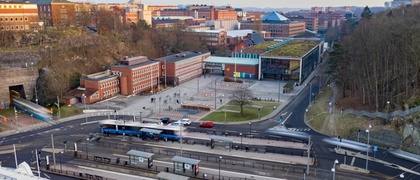
%> input picture lab1/chalmersplatsen.jpg, 420 x 180 px, shrunk from 1920 x 823 before the run
$ octave TMS016_lab1.m   (GNU Octave 9; MATLAB toolbox functions it lacks are replaced by stand-ins)
%> lines starting %> are read from the running program, lines starting %| are printed output that depends on the picture; in (x1, y1, x2, y2) boxes, pixels count from 0 and x2, y2 are one past the last pixel; in counts of white or black regions, pixels touching at a corner belong together; the program's own positions count from 1
%--------------------------
% Load image and colo
%--------------------------
x = imread('chalmersplatsen.jpg');
%> x is the input picture: size 180x420x3 uint8; mean R, G, B 105.5, 98.9, 100.9
[m,n,d] = size(x);% m,n is # of pixels, d is color componets.
%> m = 180; n = 420; d = 3
x = double(x)/255;
%> x: size 180x420x3 double

% Red channel
figure;
imagesc(x(:,:,1));
colormap hot; % built in color map.
colorbar;
axis image;

% Green channel
figure;
imagesc(x(:,:,2));
colormap summer;
colorbar;
axis image;
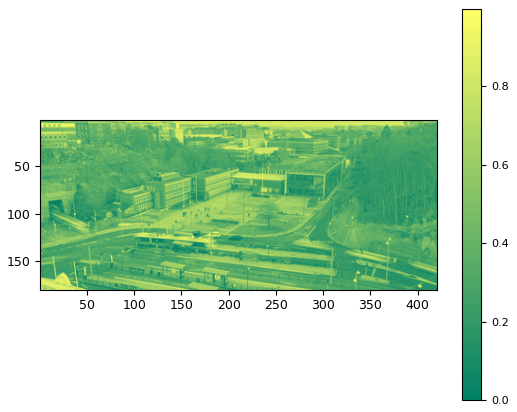
%> figure redrawn from the program's plot data

% Blue channel
figure;
imagesc(x(:,:,3));
colormap winter;
colorbar;
axis image
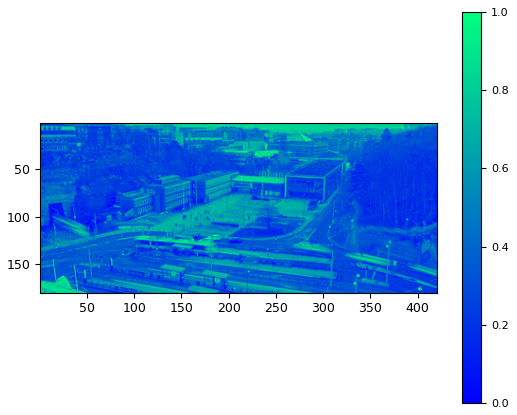
%> figure redrawn from the program's plot data

% [13 lines of commented-out code are left out]


%%
%--------------------------
% Color manipulations
%--------------------------

x_new = x(:,:,[2 1 3]);
imshow(x_new);

figure;
y1 = mean(x,3);
y2 = rgb2gray(x);
imshow(y1);

figure;
subplot(1,3,1); imagesc(y1); title('Average Gray'); axis image; colormap gray;
subplot(1,3,2); imagesc(y2); title('rgb2gray'); axis image; colormap gray;
subplot(1,3,3); imagesc(abs(y1 - y2)); title('Difference'); axis image; colormap gray;
%> after `colormap gray`:
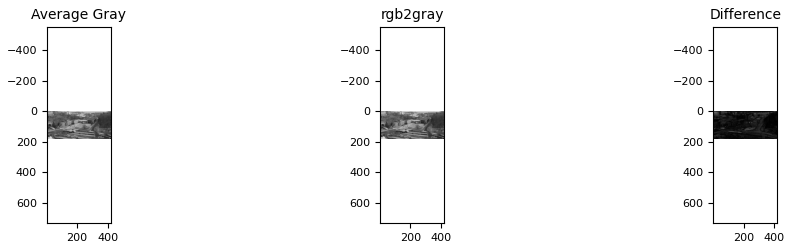
%> figure redrawn from the program's plot data, 3 panels

figure;
imhist(y2);title('Distribution of pixel values ');
%> after `title('Distribution of pixel values ')`:
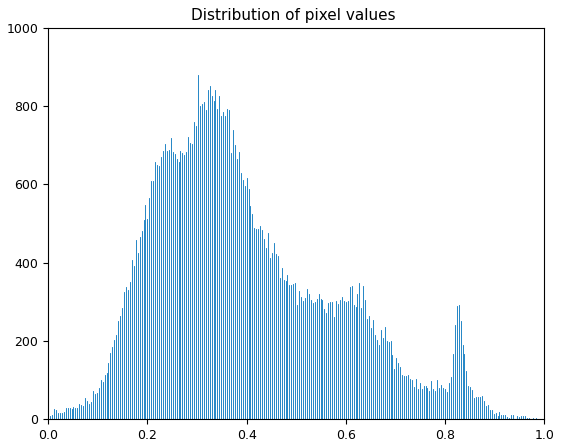
%> figure redrawn from the program's plot data; highest point at x = 0.302, y = 879

%%
%--------------------------
% Intensity-free representation
%--------------------------

% Simple method
%  G / (R + G + B)
figure;
relativeGreen = x(:,:,2) ./ (x(:,:,1) + x(:,:,2) + x(:,:,3));
imagesc(relativeGreen); colormap(summer); colorbar;title('Green Relative Value');

% R / (R + G + B)
figure;
relativeRed = x(:,:,1)./ (x(:,:,1) + x(:,:,2) + x(:,:,3));
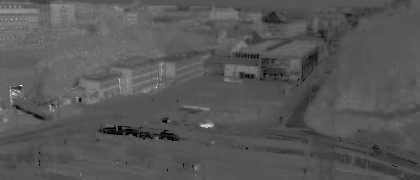
%> relativeRed: size 180x420 double; min 0, max 1, mean 0.342
imagesc(relativeRed); colormap(hot); colorbar;title('Red Relative Value');

% B / (R + G + B)
figure;
relativeBlue = x(:,:,3)./ (x(:,:,1) + x(:,:,2) + x(:,:,3));
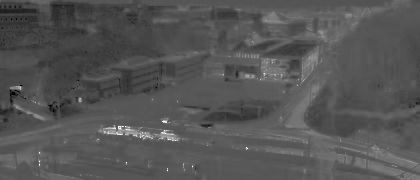
%> relativeBlue: size 180x420 double; min 0, max 1, mean 0.335
imagesc(relativeBlue); colormap(winter); colorbar;title('Blue Relative Value');

%%
% Using LAB color space
lab = rgb2lab(x);
%> lab: size 180x420x3 double; mean of channels 1, 2, 3 42.1, 3.7, 0
subplot(1,3,1); imagesc(lab(:,:,1)); title('L - Lightness'); colorbar;axis image;
subplot(1,3,2); imagesc(lab(:,:,2)); title('A - Green <-> Red'); colorbar;axis image;
subplot(1,3,3); imagesc(lab(:,:,3)); title('B - Blue <-> Yellow'); colorbar;axis image;
%%
%--------------------------
% K = 4  classfication
%--------------------------

xrel = zeros(size(lab));
for i = 1:3 % normalization
    xi = lab(:,:,i);
    xrel(:,:,i) = (xi - min(xi(:))) / (max(xi(:)) - min(xi(:)));
end
%> xrel: size 180x420x3 double; mean of channels 1, 2, 3 0.425, 0.346, 0.428

z(:,:,1) = xrel(:,:,2) > 0.4;
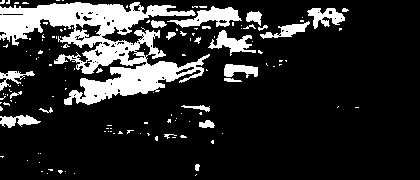
%> z: size 180x420 logical; 16.8% white; 135 white regions (112 under 20 px), largest, box (x1, y1, x2, y2) and area: (0, 2, 210, 105) 8543, (167, 6, 242, 28) 721, (208, 30, 256, 56) 495
z(:,:,2) = xrel(:,:,2) < 0.4 & xrel(:,:,1) < 0.3;
z(:,:,3) = xrel(:,:,2) < 0.4 & xrel(:,:,1) > 0.3 & xrel(:,:,3) < 0.3;
%> z: size 180x420x3 logical; mean of channels 1, 2, 3 0.168, 0.259, 0.0341
z(:,:,4) = xrel(:,:,2) < 0.4 & xrel(:,:,1) > 0.3 & xrel(:,:,3) > 0.3;
%> z: size 180x420x4 logical; mean of channels 1, 2, 3, 3 0.168, 0.259, 0.0341, 0.539


% 4 class color / red/ green / blue /yellow
RGB = [1 0 0; 0 1 0; 0 0 1; 1 1 0];
I = classification2rgb(z, RGB);
figure;
imshow(I);
title('Classified Image K = 4');

function I = classification2rgb(z, RGB)
%> called with RGB = [1 0 0; 0 1 0; 0 0 1; 1 1 0]
    [m, n, K] = size(z);
%> m = 180; n = 420; K = 4
    I = zeros(m, n, 3);
    for k = 1:K
        for c = 1:3  % R, G, B - 3 channels
            I(:,:,c) = I(:,:,c) + z(:,:,k) * RGB(k, c);
        end
    end
%> I: size 180x420x3 double; mean of channels 1, 2, 3 0.707, 0.798, 0.0341
end
